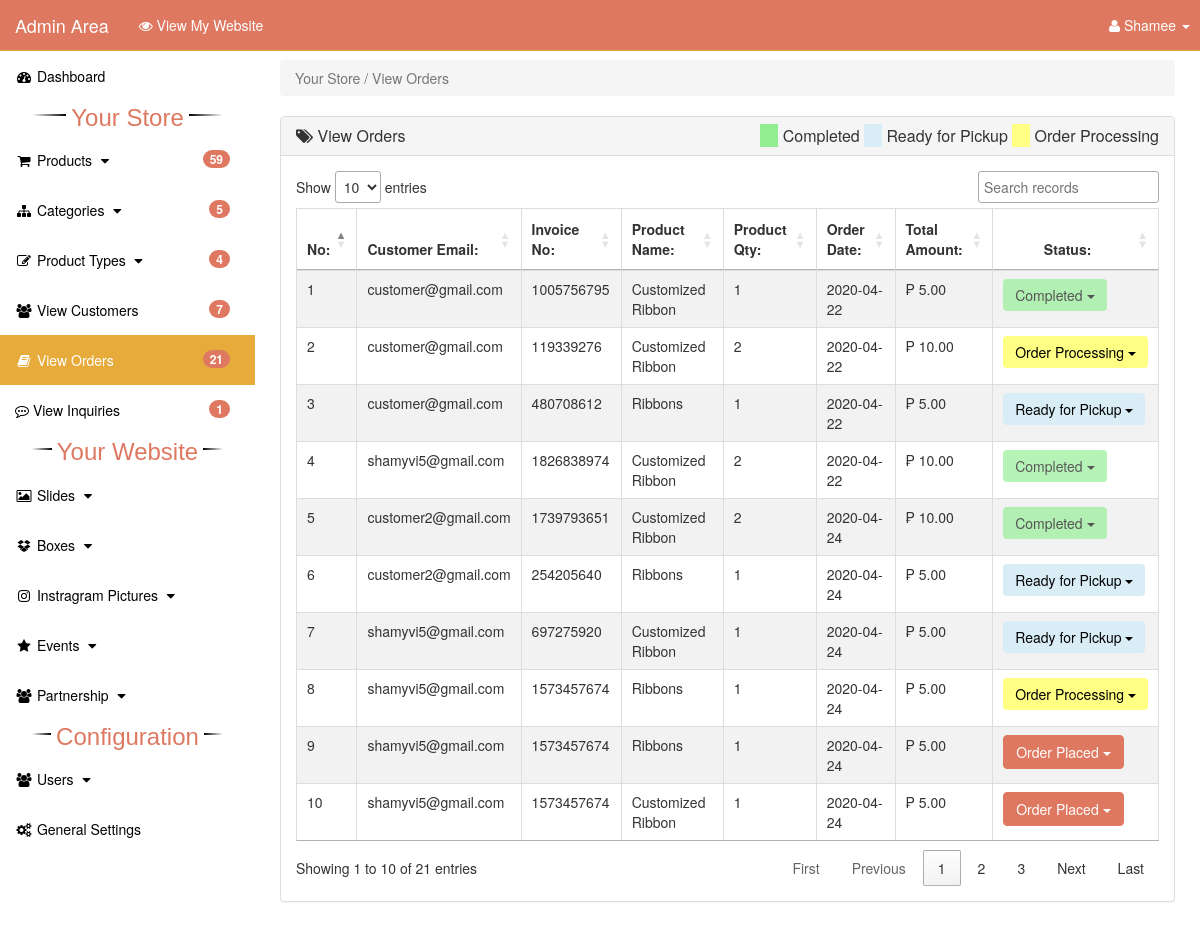
The app's page /admin_area/index.php?view_orders (signed in) with its own data.
### tables this page shows
CREATE TABLE `pending_orders` (
  `order_id` int(20) NOT NULL,
  `customer_id` int(10) NOT NULL,
  `invoice_no` int(10) NOT NULL,
  `product_id` text NOT NULL,
  `qty` int(10) NOT NULL,
  `size` text NOT NULL,
  `order_status` text NOT NULL
);

CREATE TABLE `customers` (
  `customer_id` int(10) NOT NULL,
  `customer_u_id` bigint(20) NOT NULL,
  `customer_name` varchar(255) NOT NULL,
  `customer_img` text NOT NULL,
  `customer_contact` varchar(255) NOT NULL,
  `customer_address` varchar(255) NOT NULL,
  `customer_dateofbirth` date NOT NULL,
  `customer_email` varchar(255) NOT NULL,
  `customer_pass` varchar(255) NOT NULL,
  `customer_ip` varchar(100) NOT NULL
);

CREATE TABLE `products` (
  `product_id` int(10) NOT NULL,
  `sku` text NOT NULL,
  `p_cat_id` int(10) NOT NULL,
  `cat_id` int(10) NOT NULL,
  `date` timestamp NOT NULL DEFAULT current_timestamp() ON UPDATE current_timestamp(),
  `product_title` text NOT NULL,
  `product_category` varchar(45) NOT NULL,
  `product_img1` text NOT NULL,
  `product_img2` text NOT NULL,
  `product_img3` text NOT NULL,
  `product_price` int(10) NOT NULL,
  `product_color` text NOT NULL,
  `product_size` text NOT NULL,
  `product_material` text NOT NULL,
  `product_stocks` int(11) NOT NULL,
  `product_desc` text NOT NULL,
  `product_keywords` text NOT NULL
);

CREATE TABLE `customer_orders` (
  `order_id` int(20) NOT NULL,
  `customer_id` int(10) NOT NULL,
  `due_amount` int(100) NOT NULL,
  `invoice_no` int(100) NOT NULL,
  `qty` int(10) NOT NULL,
  `size` text NOT NULL,
  `order_date` date NOT NULL,
  `order_status` text NOT NULL
);

### admin_area/view_orders.php (the view, shortened to what this page needs)
<?php
    if(!isset($_SESSION['admin_email'])){
        echo "<script>window.open('login.php','_self')</script>";
    }else{
?>
<div class="row">
    <div class="col-lg-12">
        <ol class="breadcrumb">
            <li class="active">
               Your Store / View Orders
            </li>
        </ol>
    </div>
</div>
<div class="row">
    <div class="col-lg-12">
        <div class="panel panel-default">
            <div class="panel-heading">
               <h3 class="panel-title">
                   <i class="fa fa-tags"></i>  View Orders
                    <div class="pull-right">
                    <span><span style="background-color: lightgreen;">&nbsp;&nbsp;&nbsp;&nbsp;</span> Completed</span>
                    <span><span style="background-color: #d9edf7;">&nbsp;&nbsp;&nbsp;&nbsp;</span> Ready for Pickup</span>
                    <span><span style="background-color: #ffff83;">&nbsp;&nbsp;&nbsp;&nbsp;</span> Order Processing</span>
                </div>
               </h3>
            </div>
            <div class="panel-body">
                <div class="table-responsive">
                    <table id="datatableid" class="table table-striped table-bordered table-hover">
                        <thead>
                            <tr>
                                <th> No: </th>
                                <th> Customer Email: </th>
                                <th> Invoice No: </th>
                                <th> Product Name: </th>
                                <th> Product Qty: </th>
                                <th> Order Date: </th>
                                <th> Total Amount: </th>
                                <th style="text-align: center;"> Status: </th>
                            </tr>
                        </thead>
                        <tbody>
                            <?php
                                $i=0;
                                $get_orders = "select * from pending_orders";
                                $run_orders = mysqli_query($con,$get_orders);
                                while($row_order=mysqli_fetch_array($run_orders)){
                                    $order_id = $row_order['order_id'];
                                    $c_id = $row_order['customer_id'];
                                    $invoice_no = $row_order['invoice_no'];
                                    $product_id = $row_order['product_id'];
                                    $qty = $row_order['qty'];
                                    $order_status = $row_order['order_status'];
                                    $get_products = "select * from products where product_id='$product_id'";
                                    $run_products = mysqli_query($con,$get_products);
                                    $row_products = mysqli_fetch_array($run_products);
                                    $product_title = $row_products['product_title'];
                                    $get_customer = "select * from customers where customer_id='$c_id'";
                                    $run_customer = mysqli_query($con,$get_customer);
                                    $row_customer = mysqli_fetch_array($run_customer);
                                    $customer_email = $row_customer['customer_email'];
                                    $get_c_order = "select * from customer_orders where order_id='$order_id'";
                                    $run_c_order = mysqli_query($con,$get_c_order);
                                    $row_c_order = mysqli_fetch_array($run_c_order);
                                    $order_date = $row_c_order['order_date'];
                                    $amount = $row_c_order['due_amount'];
                                    $order_amount = number_format($amount, 2, '.', '');
                                    $i++;
                            ?>
                            <tr>
                                <td> <?php echo $i; ?> </td>
                                <td> <?php echo $customer_email; ?> </td>
                                <td> <?php echo $invoice_no; ?></td>
                                <td> <?php echo $product_title; ?> </td>
                                <td> <?php echo $qty; ?></td>
                                <td> <?php echo $order_date; ?> </td>
                                <td>₱ <?php echo $order_amount; ?> </td>
                                <td>
                                    <span class="dropdown">
                                        <button class="btn btn-primary dropdown-toggle"
                                        <?php
                                            if("Completed" == $order_status){
                                                echo"disabled";
                                            }
                                        ?>
                                        style="background-color:
                                         <?php
                                            if("Completed" == $order_status){
                                                echo"lightgreen;color: black;border: 0px;";
                                            }elseif($order_status == "Order Processing"){
                                                echo"#ffff83;color: black;border: 0px;";
                                            }
                                            elseif($order_status == "Order Placed")
                                                echo"#DF7861";
                                            else{
                                                echo"#d9edf7;color: black;border: 0px;";
                                            }
                                        ?>
                                        "
                                        type="button" data-toggle="dropdown" aria-expanded="true"><?php echo $order_status;?>
                                            <span class="caret"></span>
                                        </button>
                                    </span>
                                </td>
                            </tr>
                            <?php } ?>
                        </tbody>
                    </table>
                </div>
            </div>
        </div>
    </div>
</div>
<?php } ?>

### admin_area/includes/sidebar.php (shortened to what this page needs)
<?php
    if(!isset($_SESSION['admin_email'])){
        echo "<script>window.open('login.php','_self')</script>";
    }else{
?>
<nav class="navbar navbar-inverse navbar-fixed-top">
    <div class="navbar-header">
        <a href="index.php?dashboard" class="navbar-brand">Admin Area</a>
        <a href="https://boxed-ph.hostingerapp.com/" target="_blank" class="navbar-brand" style="font-size: 1em;">
            <i class="fa fa-eye" ></i>  View My Website
        </a>
    </div>
    <ul class="nav navbar-right top-nav" style="padding-right: 10px;">
        <li class="dropdown">
            <a href="#" class="dropdown-toggle" data-toggle="dropdown">
                <i class="fa fa-user"></i> <?php echo $admin_name;  ?> <b class="caret"></b>
            </a>
        </li>
    </ul>
    <div class="collapse navbar-collapse navbar-ex1-collapse">
        <ul class="nav navbar-nav side-nav">
            <li class="<?php if($active=='Dashboard') echo"active"; ?>">
                <a href="index.php?dashboard">
                        <i class="fa fa-fw fa-dashboard"></i> Dashboard
                </a>
            </li>
            <div class="divider"><span></span><span>Your Store</span><span></span></div>
            <li class="<?php if($active=='Products') echo"active"; ?>">
                <a href="#" data-toggle="collapse" data-target="#products">
                        <i class="fa fa-fw fa-shopping-cart"></i> Products
                        <i class="fa fa-fw fa-caret-down"></i>
                        <span class="badge"><?php echo $count_products; ?></span>
                </a>
            </li>
            <li class="<?php if($active=='Categories') echo"active"; ?>">
                <a href="#" data-toggle="collapse" data-target="#cat">
                        <i class="fa fa-fw fa-sitemap"></i> Categories
                        <i class="fa fa-fw fa-caret-down"></i>
                        <span class="badge"><?php echo $count_categories; ?></span>
                </a>
            </li>
            <li class="<?php if($active=='Products_Categories') echo"active"; ?>">
                <a href="#" data-toggle="collapse" data-target="#p_cat">
                        <i class="fa fa-fw fa-edit"></i> Product Types
                        <i class="fa fa-fw fa-caret-down"></i>
                        <span class="badge"><?php echo $count_p_categories; ?></span>
                </a>
            </li>
            <li class="<?php if($active=='Customers') echo"active"; ?>">
                <a href="index.php?view_customers">
                    <i class="fa fa-fw fa-users"></i> View Customers
                    <span class="badge" style=""><?php echo $count_customers; ?></span>
                </a>
            </li>
            <li class="<?php if($active=='Orders') echo"active"; ?>">
                <a href="index.php?view_orders">
                    <i class="fa fa-fw fa-book"></i> View Orders
                    <span class="badge"><?php echo $count_pending_orders; ?></span>
                </a>
            </li>
            <li class="<?php if($active=='Payments') echo"active"; ?>">
                <a href="index.php?view_inquiries">
                    <i class="fa fa-commenting-o"></i> View Inquiries
                    <span class="badge"><?php echo $count_inquiries; ?></span>
                </a>
            </li>
            <div class="divider"><span></span><span>Your Website</span><span></span></div>
            <li class="<?php if($active=='Slides') echo"active"; ?>">
                <a href="#" data-toggle="collapse" data-target="#slides">
                        <i class="fa fa-fw fa-photo"></i> Slides
                        <i class="fa fa-fw fa-caret-down"></i>
                </a>
            </li>
            <li class="<?php if($active=='Boxes') echo"active"; ?>">
                <a href="#" data-toggle="collapse" data-target="#boxes">
                        <i class="fa fa-fw fa-dropbox"></i> Boxes
                        <i class="fa fa-fw fa-caret-down"></i>
                </a>
            </li>
            <li class="<?php if($active=='Instragram') echo"active"; ?>">
                <a href="#" data-toggle="collapse" data-target="#instagram">
                        <i class="fa fa-fw fa-instagram"></i> Instragram Pictures
                        <i class="fa fa-fw fa-caret-down"></i>
                </a>
            </li>
            <li class="<?php if($active=='Events') echo"active"; ?>">
                <a href="#" data-toggle="collapse" data-target="#manufacturer">
                        <i class="fa fa-fw fa-star"></i> Events
                        <i class="fa fa-fw fa-caret-down"></i>
                </a>
            </li>
            <li class="<?php if($active=='Partnership') echo"active"; ?>">
                <a href="#" data-toggle="collapse" data-target="#partnership">
                        <i class="fa fa-fw fa-users"></i> Partnership
                        <i class="fa fa-fw fa-caret-down"></i>
                </a>
            </li>
            <div class="divider"><span></span><span>Configuration</span><span></span></div>
            <li class="<?php if($active=='Users') echo"active"; ?>">
                <a href="#" data-toggle="collapse" data-target="#users">
                        <i class="fa fa-fw fa-users"></i> Users
                        <i class="fa fa-fw fa-caret-down"></i>
                </a>
            </li>
            <li class="<?php if($active=='Settings') echo"active"; ?>">
                <a href="index.php?general_settings">
                     <i class="fa fa-fw fa-cogs"></i> General Settings
                </a>
            </li>
        </ul>
    </div>
</nav>
<?php } ?>

### admin_area/css/style.css (style rules this page uses)
body { margin-top: 100px; }
@media (min-width: 768px) { body { margin-top: 50px; } }
.top-nav { 0 15px; }
.top-nav>li { float: left; display: inline-block; }
.top-nav>li>a { color: white; line-height: 20px; padding-top: 15px; padding-bottom: 15px; }
@media (min-width: 768px) { .side-nav { position: fixed; top: 51px; bottom: 0; width: 255px; overflow-y: auto; overflow-x: hidden; background-color: #ffffff; padding-bottom: 40px; border-radius: 0; } }
@media (min-width: 768px) { .side-nav>li>a { width: 255px; } }
.panel-body { border-radius: 5px; }

### admin_area/includes/sidebar.php (style rules this page uses)
.divider { display: table; font-size: 24px; text-align: center; font-family: arial; width: 75%; margin: auto; }
.divider span { display: table-cell; position: relative; }
.divider span:first-child, .divider span:last-child { width: 50%; top: 13px; -moz-background-size: 100% 2px; background-size: 100% 2px; background-position: 0 0, 0 100%; background-repeat: no-repeat; }
.divider span:first-child { background-image: -webkit-gradient(linear, 0 0, 0 100%, from(transparent), to(#000)); background-image: -webkit-linear-gradient(180deg, transparent, #000); background-image: -moz-linear-gradient(180deg, transparent, #000); background-image: -o-linear-gradient(180deg, transparent, #000); background-image: linear-gradient(90deg, transparent, #000); }
.divider span:nth-child(2) { color: #DF7861; font-family: arial; padding: 0px 5px; width: auto; white-space: nowrap; }
.divider span:last-child { background-image: -webkit-gradient(linear, 0 0, 0 100%, from(#000), to(transparent)); background-image: -webkit-linear-gradient(180deg, #000, transparent); background-image: -moz-linear-gradient(180deg, #000, transparent); background-image: -o-linear-gradient(180deg, #000, transparent); background-image: linear-gradient(90deg, #000, transparent); }
.badge { text-align: right; float: right; margin-right: 10px; }

### records on screen
pending_orders: customers.customer_email "customer@gmail.com", invoice_no "1005756795", product.product_title "Customized Ribbon", qty "1", customer_orders.order_date "2020-04-22", customer_orders.due_amount "5.00", order_status "Completed"
pending_orders: customers.customer_email "customer@gmail.com", invoice_no "119339276", product.product_title "Customized Ribbon", qty "2", customer_orders.order_date "2020-04-22", customer_orders.due_amount "10.00", order_status "Order Processing"
pending_orders: customers.customer_email "customer@gmail.com", invoice_no "480708612", product.product_title "Ribbons", qty "1", customer_orders.order_date "2020-04-22", customer_orders.due_amount "5.00", order_status "Ready for Pickup"
pending_orders: customers.customer_email "shamyvi5@gmail.com", invoice_no "1826838974", product.product_title "Customized Ribbon", qty "2", customer_orders.order_date "2020-04-22", customer_orders.due_amount "10.00", order_status "Completed"
pending_orders: customers.customer_email "customer2@gmail.com", invoice_no "1739793651", product.product_title "Customized Ribbon", qty "2", customer_orders.order_date "2020-04-24", customer_orders.due_amount "10.00", order_status "Completed"
pending_orders: customers.customer_email "customer2@gmail.com", invoice_no "254205640", product.product_title "Ribbons", qty "1", customer_orders.order_date "2020-04-24", customer_orders.due_amount "5.00", order_status "Ready for Pickup"
pending_orders: customers.customer_email "shamyvi5@gmail.com", invoice_no "697275920", product.product_title "Customized Ribbon", qty "1", customer_orders.order_date "2020-04-24", customer_orders.due_amount "5.00", order_status "Ready for Pickup"
pending_orders: customers.customer_email "shamyvi5@gmail.com", invoice_no "1573457674", product.product_title "Ribbons", qty "1", customer_orders.order_date "2020-04-24", customer_orders.due_amount "5.00", order_status "Order Processing"
pending_orders: customers.customer_email "shamyvi5@gmail.com", invoice_no "1573457674", product.product_title "Ribbons", qty "1", customer_orders.order_date "2020-04-24", customer_orders.due_amount "5.00", order_status "Order Placed"
pending_orders: customers.customer_email "shamyvi5@gmail.com", invoice_no "1573457674", product.product_title "Customized Ribbon", qty "1", customer_orders.order_date "2020-04-24", customer_orders.due_amount "5.00", order_status "Order Placed"

### other values on screen
$admin_name "Shamee"
$count_products "59"
$count_categories "5"
$count_p_categories "4"
$count_customers "7"
$count_pending_orders "21"
$count_inquiries "1"
